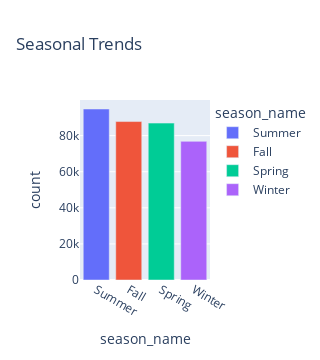

Here is the notebook cell this chart was saved with:
### Code cell
seasonal_bar_fig=px.bar(seasonal_count_data,x='season_name',y='count',color='season_name',width=300,title='Seasonal Trends')
seasonal_bar_fig.show()

### Figure 1 — Plotly figure (JSON) as saved in the notebook; plotly's stock layout.template omitted (floating-point values rounded to 4 significant figures)
{"data": [{"alignmentgroup": "True", "hovertemplate": "season_name=%{x}<br>count=%{y}<extra></extra>", "legendgroup": "Summer", "marker": {"color": "#636efa", "pattern": {"shape": ""}}, "name": "Summer", "offsetgroup": "Summer", "orientation": "v", "showlegend": true, "textposition": "auto", "type": "bar", "x": ["Summer"], "xaxis": "x", "y": [94750.0], "yaxis": "y"}, {"alignmentgroup": "True", "hovertemplate": "season_name=%{x}<br>count=%{y}<extra></extra>", "legendgroup": "Fall", "marker": {"color": "#EF553B", "pattern": {"shape": ""}}, "name": "Fall", "offsetgroup": "Fall", "orientation": "v", "showlegend": true, "textposition": "auto", "type": "bar", "x": ["Fall"], "xaxis": "x", "y": [87800.0], "yaxis": "y"}, {"alignmentgroup": "True", "hovertemplate": "season_name=%{x}<br>count=%{y}<extra></extra>", "legendgroup": "Spring", "marker": {"color": "#00cc96", "pattern": {"shape": ""}}, "name": "Spring", "offsetgroup": "Spring", "orientation": "v", "showlegend": true, "textposition": "auto", "type": "bar", "x": ["Spring"], "xaxis": "x", "y": [86940.0], "yaxis": "y"}, {"alignmentgroup": "True", "hovertemplate": "season_name=%{x}<br>count=%{y}<extra></extra>", "legendgroup": "Winter", "marker": {"color": "#ab63fa", "pattern": {"shape": ""}}, "name": "Winter", "offsetgroup": "Winter", "orientation": "v", "showlegend": true, "textposition": "auto", "type": "bar", "x": ["Winter"], "xaxis": "x", "y": [76830.0], "yaxis": "y"}], "layout": {"barmode": "relative", "height": 360, "legend": {"title": {"text": "season_name"}, "tracegroupgap": 0}, "title": {"text": "Seasonal Trends"}, "width": 300, "xaxis": {"anchor": "y", "autorange": true, "categoryarray": ["Summer", "Fall", "Spring", "Winter"], "categoryorder": "array", "domain": [0, 1], "range": [-0.5, 3.5], "title": {"text": "season_name"}, "type": "category"}, "yaxis": {"anchor": "x", "autorange": true, "domain": [0, 1], "range": [0, 99740.0], "title": {"text": "count"}, "type": "linear"}}}
